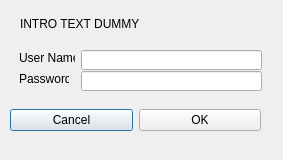
<?xml version="1.0" encoding="UTF-8"?>
<ui version="4.0">
 <class>ProxyCredentialsDialog</class>
 <widget class="QDialog" name="ProxyCredentialsDialog">
  <property name="geometry">
   <rect>
    <x>0</x>
    <y>0</y>
    <width>283</width>
    <height>160</height>
   </rect>
  </property>
  <property name="windowTitle">
   <string>UPS Smart Client - Proxy Credentials</string>
  </property>
  <widget class="QWidget" name="layoutWidget">
   <property name="geometry">
    <rect>
     <x>10</x>
     <y>100</y>
     <width>251</width>
     <height>41</height>
    </rect>
   </property>
   <layout class="QHBoxLayout">
    <property name="spacing">
     <number>6</number>
    </property>
    <property name="margin">
     <number>0</number>
    </property>
    <item>
     <widget class="QPushButton" name="cancelButton">
      <property name="text">
       <string>Cancel</string>
      </property>
     </widget>
    </item>
    <item>
     <widget class="QPushButton" name="okButton">
      <property name="text">
       <string>OK</string>
      </property>
     </widget>
    </item>
   </layout>
  </widget>
  <widget class="QLineEdit" name="userName">
   <property name="geometry">
    <rect>
     <x>81</x>
     <y>50</y>
     <width>181</width>
     <height>20</height>
    </rect>
   </property>
  </widget>
  <widget class="QLineEdit" name="password">
   <property name="geometry">
    <rect>
     <x>81</x>
     <y>71</y>
     <width>181</width>
     <height>20</height>
    </rect>
   </property>
   <property name="sizePolicy">
    <sizepolicy hsizetype="Expanding" vsizetype="Fixed">
     <horstretch>0</horstretch>
     <verstretch>0</verstretch>
    </sizepolicy>
   </property>
   <property name="inputMethodHints">
    <set>Qt::ImhHiddenText|Qt::ImhNoAutoUppercase|Qt::ImhNoPredictiveText</set>
   </property>
   <property name="echoMode">
    <enum>QLineEdit::Password</enum>
   </property>
  </widget>
  <widget class="QLabel" name="label_2">
   <property name="geometry">
    <rect>
     <x>19</x>
     <y>71</y>
     <width>50</width>
     <height>16</height>
    </rect>
   </property>
   <property name="layoutDirection">
    <enum>Qt::RightToLeft</enum>
   </property>
   <property name="text">
    <string>Password:</string>
   </property>
  </widget>
  <widget class="QLabel" name="label">
   <property name="geometry">
    <rect>
     <x>19</x>
     <y>50</y>
     <width>56</width>
     <height>16</height>
    </rect>
   </property>
   <property name="layoutDirection">
    <enum>Qt::RightToLeft</enum>
   </property>
   <property name="text">
    <string>User Name:</string>
   </property>
  </widget>
  <widget class="QLabel" name="introLabel">
   <property name="geometry">
    <rect>
     <x>20</x>
     <y>0</y>
     <width>308</width>
     <height>47</height>
    </rect>
   </property>
   <property name="sizePolicy">
    <sizepolicy hsizetype="MinimumExpanding" vsizetype="MinimumExpanding">
     <horstretch>0</horstretch>
     <verstretch>0</verstretch>
    </sizepolicy>
   </property>
   <property name="text">
    <string>INTRO TEXT DUMMY</string>
   </property>
  </widget>
 </widget>
 <resources/>
 <connections>
  <connection>
   <sender>okButton</sender>
   <signal>clicked()</signal>
   <receiver>ProxyCredentialsDialog</receiver>
   <slot>accept()</slot>
   <hints>
    <hint type="sourcelabel">
     <x>278</x>
     <y>253</y>
    </hint>
    <hint type="destinationlabel">
     <x>96</x>
     <y>254</y>
    </hint>
   </hints>
  </connection>
  <connection>
   <sender>cancelButton</sender>
   <signal>clicked()</signal>
   <receiver>ProxyCredentialsDialog</receiver>
   <slot>reject()</slot>
   <hints>
    <hint type="sourcelabel">
     <x>369</x>
     <y>253</y>
    </hint>
    <hint type="destinationlabel">
     <x>179</x>
     <y>282</y>
    </hint>
   </hints>
  </connection>
  <connection>
   <sender>password</sender>
   <signal>returnPressed()</signal>
   <receiver>ProxyCredentialsDialog</receiver>
   <slot>accept()</slot>
   <hints>
    <hint type="sourcelabel">
     <x>171</x>
     <y>80</y>
    </hint>
    <hint type="destinationlabel">
     <x>141</x>
     <y>79</y>
    </hint>
   </hints>
  </connection>
 </connections>
</ui>
